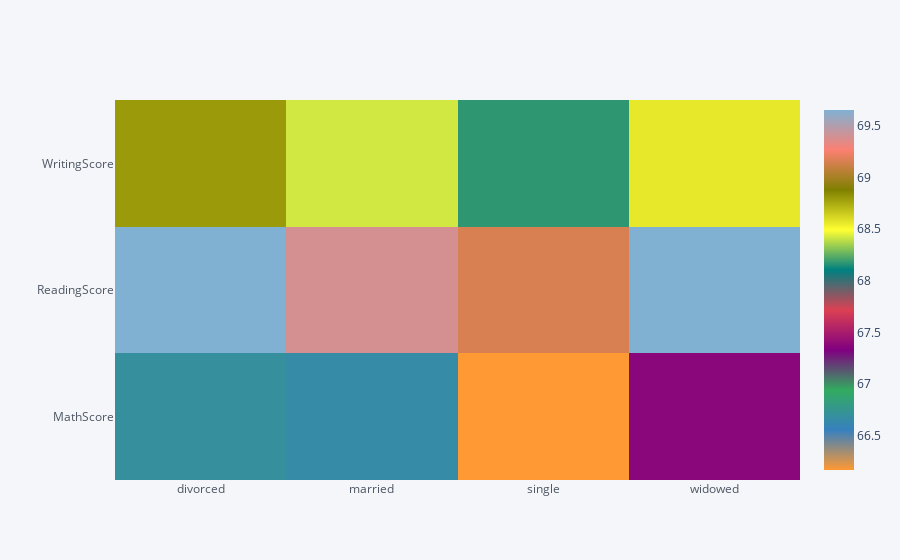

The cell this chart's notebook holds for it:
### Code cell
gb2.iplot(kind='heatmap')

### Figure 1 — Plotly figure (JSON) as saved in the notebook; plotly's stock layout.template omitted (floating-point values rounded to 4 significant figures)
{"data": [{"colorscale": [[0, "rgb(255, 153, 51)"], [0.1111, "rgb(55, 128, 191)"], [0.2222, "rgb(50, 171, 96)"], [0.3333, "rgb(128, 0, 128)"], [0.4444, "rgb(219, 64, 82)"], [0.5556, "rgb(0, 128, 128)"], [0.6667, "rgb(255, 255, 51)"], [0.7778, "rgb(128, 128, 0)"], [0.8889, "rgb(251, 128, 114)"], [1, "rgb(128, 177, 211)"]], "type": "heatmap", "x": ["divorced", "married", "single", "widowed"], "y": ["MathScore", "ReadingScore", "WritingScore"], "z": [[66.69, 66.66, 66.17, 67.37], [69.66, 69.39, 69.16, 69.65], [68.8, 68.42, 68.17, 68.56]], "zmax": 69.66, "zmin": 66.17}], "layout": {"legend": {"bgcolor": "#F5F6F9", "font": {"color": "#4D5663"}}, "paper_bgcolor": "#F5F6F9", "plot_bgcolor": "#F5F6F9", "title": {"font": {"color": "#4D5663"}}, "xaxis": {"gridcolor": "#E1E5ED", "showgrid": true, "tickfont": {"color": "#4D5663"}, "title": {"font": {"color": "#4D5663"}, "text": ""}, "zerolinecolor": "#E1E5ED"}, "yaxis": {"gridcolor": "#E1E5ED", "showgrid": true, "tickfont": {"color": "#4D5663"}, "title": {"font": {"color": "#4D5663"}, "text": ""}, "zerolinecolor": "#E1E5ED"}}}
